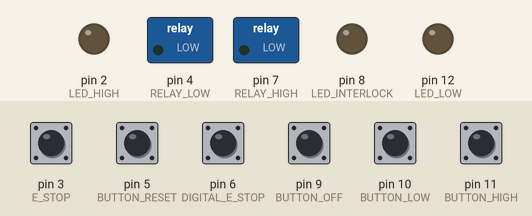
The sketch below on a simulated Arduino Uno, built with avr-gcc and run on an emulated ATmega328P. On the bench: switched loads named in the sketch (green lamp = pin HIGH), output pins drawn as LEDs (lit = HIGH). Inputs (shaded band) come from the test bench; at power-on: pin 3 (E_STOP), pin 5 (BUTTON_RESET), pin 6 (DIGITAL_E_STOP), pin 9 (BUTTON_OFF), pin 10 (BUTTON_LOW), pin 11 (BUTTON_HIGH) LOW.

Above: at 1.2 s.
1.3 s: pin 3 (E_STOP) pulled HIGH for 0.15 s
At 2.5 s:
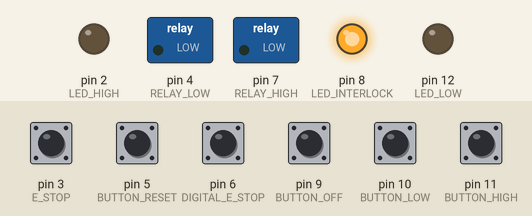
2.9 s: pin 5 (BUTTON_RESET) pulled HIGH for 0.15 s
At 4.1 s:
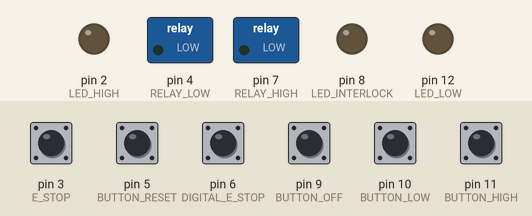
4.5 s: pin 10 (BUTTON_LOW) pulled HIGH for 0.15 s
At 5.5 s:
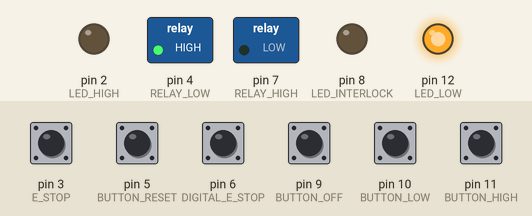
6.1 s: pin 11 (BUTTON_HIGH) pulled HIGH for 0.15 s
At 6.9 s:
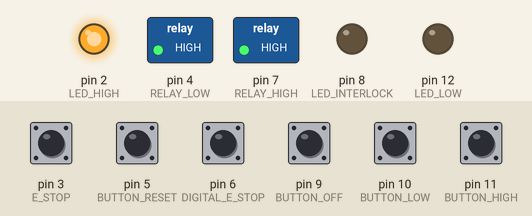
7.7 s: pin 3 (E_STOP) pulled HIGH for 1 s
At 8.7 s:
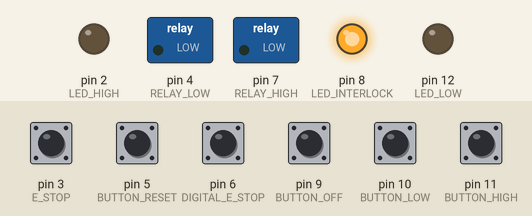
Timing chart, 0 to 10.7 s (numbered marks = the images above; inputs shaded):
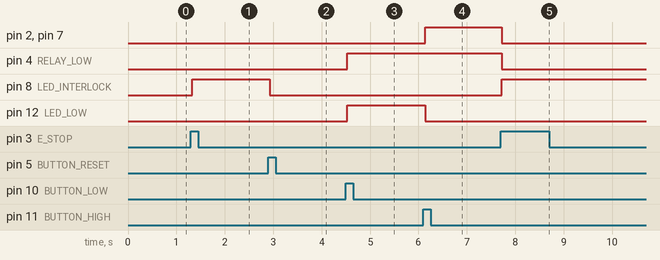

The sketch:

controller.ino
```cpp
#define RELAY_LOW 4
#define RELAY_HIGH 7

#define BUTTON_OFF 9
#define BUTTON_LOW 10
#define BUTTON_HIGH 11
#define BUTTON_RESET 5

#define LED_LOW 12
#define LED_HIGH 2
#define LED_INTERLOCK 8

#define E_STOP 3
#define DIGITAL_E_STOP 6

enum ContollerState {STATE_OFF, STATE_LOW, STATE_HIGH, STATE_INTERLOCK};
enum ContollerState state;

int buttonOffOld = 0;
int buttonOffNew;
int buttonLowOld = 0;
int buttonLowNew;
int buttonHighOld = 0;
int buttonHighNew;
int buttonResetOld = 0;
int buttonResetNew;

int estop = 0;

void setup() {
  // put your setup code here, to run once:
  pinMode(RELAY_LOW, OUTPUT);
  pinMode(RELAY_HIGH, OUTPUT);

  pinMode(BUTTON_OFF, INPUT);
  pinMode(BUTTON_LOW, INPUT);
  pinMode(BUTTON_HIGH, INPUT);
  pinMode(BUTTON_RESET, INPUT);

  pinMode(LED_LOW, OUTPUT);
  pinMode(LED_HIGH, OUTPUT);
  pinMode(LED_INTERLOCK, OUTPUT);

  pinMode(E_STOP, INPUT);
  pinMode(DIGITAL_E_STOP, INPUT);
}

void loop() {
  // put your main code here, to run repeatedly:
  int buttonOffToggled = 0;
  int buttonLowToggled = 0;
  int buttonHighToggled = 0;
  int buttonResetToggled = 0;

  buttonOffNew = digitalRead(BUTTON_OFF);
  if (buttonOffOld == 0 && buttonOffNew == 1)
    buttonOffToggled = 1;
  buttonOffOld = buttonOffNew;
  buttonLowNew = digitalRead(BUTTON_LOW);
  if (buttonLowOld == 0 && buttonLowNew == 1)
    buttonLowToggled = 1;
  buttonLowOld = buttonLowNew;
  buttonHighNew = digitalRead(BUTTON_HIGH);
  if (buttonHighOld == 0 && buttonHighNew == 1)
    buttonHighToggled = 1;
  buttonHighOld = buttonHighNew;
  buttonResetNew = digitalRead(BUTTON_RESET);
  if (buttonResetOld == 0 && buttonResetNew == 1)
    buttonResetToggled = 1;
  buttonResetOld = buttonResetNew;

  estop = digitalRead(E_STOP) || digitalRead(DIGITAL_E_STOP);

  switch (state) {
    case STATE_OFF:
      digitalWrite(LED_LOW, LOW);
      digitalWrite(LED_HIGH, LOW);
      digitalWrite(LED_INTERLOCK, LOW);
      digitalWrite(RELAY_LOW, LOW);
      digitalWrite(RELAY_HIGH, LOW);
      if (buttonLowToggled)
        state = STATE_LOW;
      if (estop)
        state = STATE_INTERLOCK;
      break;

      case STATE_LOW:
        digitalWrite(LED_LOW, HIGH);
        digitalWrite(LED_HIGH, LOW);
        digitalWrite(LED_INTERLOCK, LOW);
        digitalWrite(RELAY_LOW, HIGH);
        digitalWrite(RELAY_HIGH, LOW);
        if (buttonHighToggled)
          state = STATE_HIGH;
        if (buttonOffToggled)
          state = STATE_OFF;
        if (estop)
        state = STATE_INTERLOCK;
        break;

      case STATE_HIGH:
        digitalWrite(LED_LOW, LOW);
        digitalWrite(LED_HIGH, HIGH);
        digitalWrite(LED_INTERLOCK, LOW);
        digitalWrite(RELAY_LOW, HIGH);
        digitalWrite(RELAY_HIGH, HIGH);
        if (buttonLowToggled)
          state = STATE_LOW;
        if (estop)
          state = STATE_INTERLOCK;
        break;

      case STATE_INTERLOCK:
        digitalWrite(LED_LOW, LOW);
        digitalWrite(LED_HIGH, LOW);
        digitalWrite(LED_INTERLOCK, HIGH);
        digitalWrite(RELAY_LOW, LOW);
        digitalWrite(RELAY_HIGH, LOW);
        if (buttonResetToggled && (estop == 0))
          state = STATE_OFF;
  }

  delay(20);
}
```

Measured:
- after the input at 1.3 s, pin 8 (LED_INTERLOCK): LOW → HIGH at once
- after the input at 2.9 s, pin 8 (LED_INTERLOCK): HIGH → LOW at once
- after the input at 4.5 s, pin 4 (RELAY_LOW), pin 12 (LED_LOW): LOW → HIGH at once
- after the input at 6.1 s, pin 2 (LED_HIGH), pin 7 (RELAY_HIGH): LOW → HIGH at once; pin 12 (LED_LOW): HIGH → LOW at once
- after the input at 7.7 s, pin 2 (LED_HIGH), pin 4 (RELAY_LOW), pin 7 (RELAY_HIGH): HIGH → LOW at once; pin 8 (LED_INTERLOCK): LOW → HIGH at once
